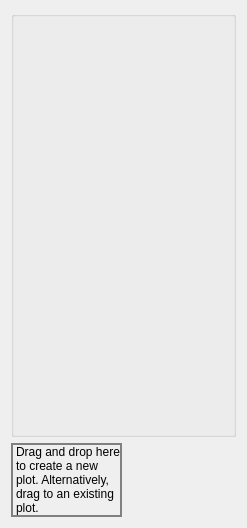
<?xml version="1.0" encoding="UTF-8"?>
<ui version="4.0">
 <class>PlotGroupBox</class>
 <widget class="QWidget" name="PlotGroupBox">
  <property name="geometry">
   <rect>
    <x>0</x>
    <y>0</y>
    <width>247</width>
    <height>528</height>
   </rect>
  </property>
  <property name="sizePolicy">
   <sizepolicy hsizetype="Expanding" vsizetype="Expanding">
    <horstretch>0</horstretch>
    <verstretch>0</verstretch>
   </sizepolicy>
  </property>
  <property name="acceptDrops">
   <bool>true</bool>
  </property>
  <property name="windowTitle">
   <string>Form</string>
  </property>
  <layout class="QVBoxLayout" name="verticalLayout">
   <item>
    <widget class="QGroupBox" name="PlotGroup">
     <property name="sizePolicy">
      <sizepolicy hsizetype="Expanding" vsizetype="Expanding">
       <horstretch>0</horstretch>
       <verstretch>0</verstretch>
      </sizepolicy>
     </property>
     <property name="title">
      <string/>
     </property>
     <layout class="QVBoxLayout" name="verticalLayout_3">
      <item>
       <widget class="PlotWidget" name="FirstPlot" native="true">
        <property name="sizePolicy">
         <sizepolicy hsizetype="MinimumExpanding" vsizetype="MinimumExpanding">
          <horstretch>0</horstretch>
          <verstretch>0</verstretch>
         </sizepolicy>
        </property>
        <property name="minimumSize">
         <size>
          <width>100</width>
          <height>100</height>
         </size>
        </property>
       </widget>
      </item>
     </layout>
    </widget>
   </item>
   <item>
    <widget class="QLabel" name="PlotDropLabel">
     <property name="sizePolicy">
      <sizepolicy hsizetype="Fixed" vsizetype="Fixed">
       <horstretch>111</horstretch>
       <verstretch>61</verstretch>
      </sizepolicy>
     </property>
     <property name="minimumSize">
      <size>
       <width>111</width>
       <height>61</height>
      </size>
     </property>
     <property name="acceptDrops">
      <bool>true</bool>
     </property>
     <property name="autoFillBackground">
      <bool>false</bool>
     </property>
     <property name="styleSheet">
      <string notr="true">border:2px solid gray;</string>
     </property>
     <property name="lineWidth">
      <number>1</number>
     </property>
     <property name="midLineWidth">
      <number>0</number>
     </property>
     <property name="text">
      <string>Drag and drop here to create a new plot. Alternatively, drag to an existing plot.</string>
     </property>
     <property name="scaledContents">
      <bool>false</bool>
     </property>
     <property name="wordWrap">
      <bool>true</bool>
     </property>
    </widget>
   </item>
  </layout>
 </widget>
 <customwidgets>
  <customwidget>
   <class>PlotWidget</class>
   <extends>QWidget</extends>
   <header>PlotWidget.h</header>
   <container>1</container>
  </customwidget>
 </customwidgets>
 <resources/>
 <connections/>
</ui>
